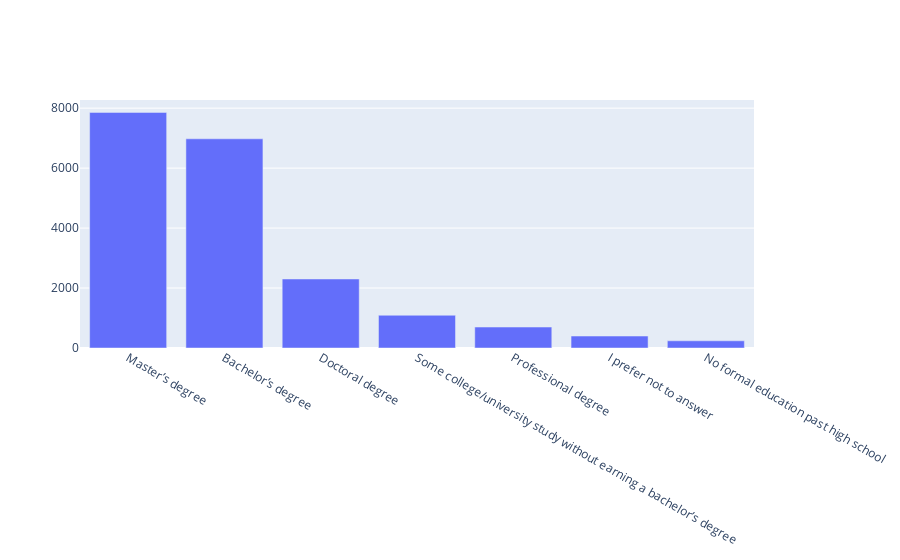

Notebook cell for this chart:
### Code cell
# Plotting all education levels
#* Using Go
fig = go.Figure([go.Bar(x=edu.index, y=edu.values)])
fig.show()

### Figure 1 — Plotly figure (JSON) as saved in the notebook; plotly's stock layout.template omitted (floating-point values rounded to 4 significant figures)
{"data": [{"type": "bar", "x": ["Master’s degree", "Bachelor’s degree", "Doctoral degree", "Some college/university study without earning a bachelor’s degree", "Professional degree", "I prefer not to answer", "No formal education past high school"], "y": [7859, 6978, 2302, 1092, 699, 399, 240]}], "layout": {"autosize": true, "xaxis": {"autorange": true, "range": [-0.5, 6.5], "type": "category"}, "yaxis": {"autorange": true, "range": [0, 8273.0], "type": "linear"}}}
